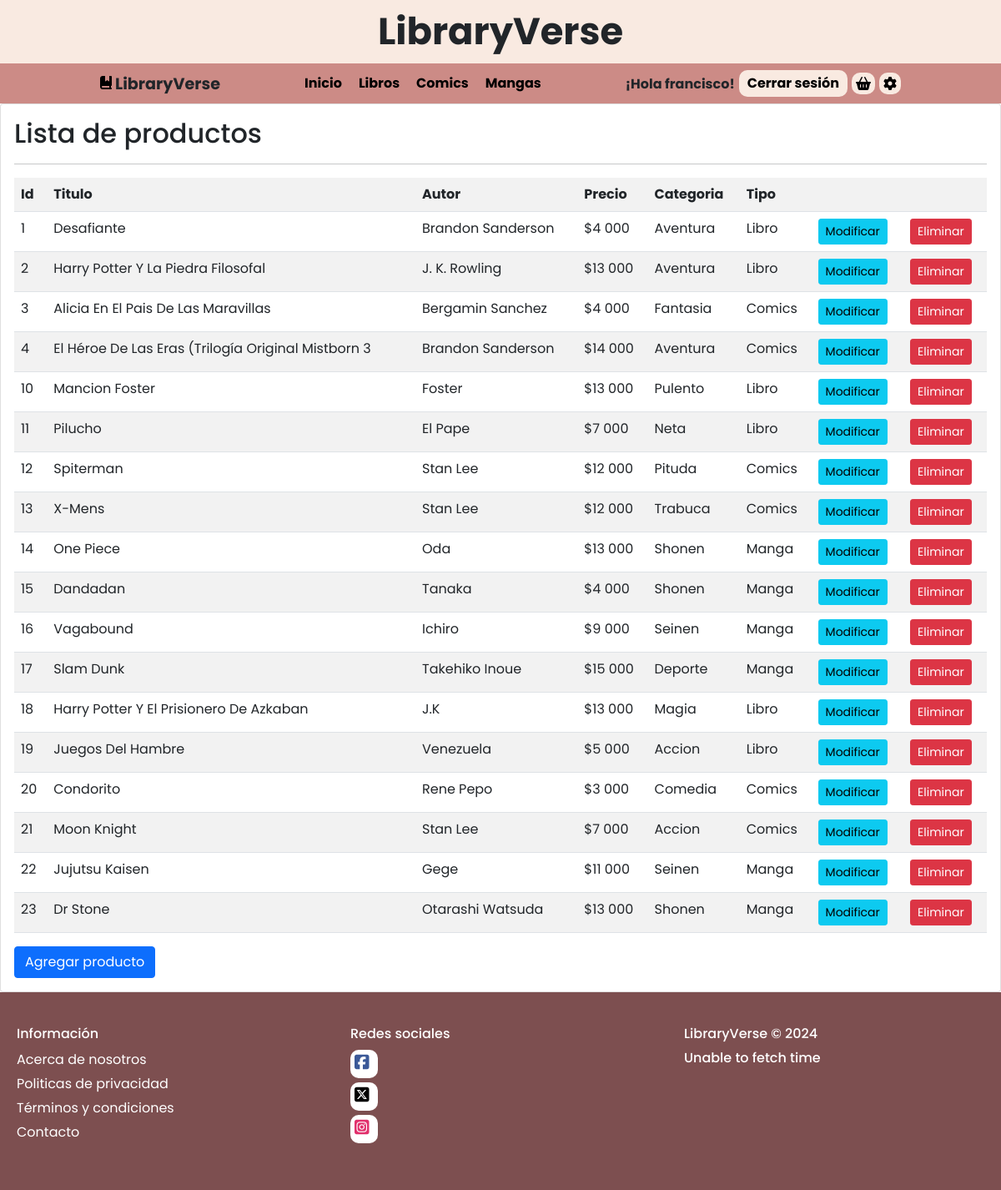
The app's page /adminList/ (signed in) with its own data.
### Library_app/models.py (models this page shows, shortened)
class Producto(models.Model):
    titulo = models.CharField(max_length=50)
    autor = models.CharField(max_length=50)
    portada = models.ImageField(upload_to="productos", null=True)
    precio = models.IntegerField(default=precio_random)
    categoria = models.CharField(max_length=60)
    tipolibro= models.ForeignKey(TipoLibro, on_delete=models.PROTECT)

class TipoLibro(models.Model):
    tipo = models.CharField(max_length=50)
    def __str__(self):
        return self.tipo

### Library_app/views.py (the view)
# urls.py: path('adminList/', adminList, name="adminList"),
@permission_required('Library_app.view_producto')
def adminList(request):
        productos = Producto.objects.all()
        data = {
                'productos': productos
        }
        return render(request, 'app/adminList.html', data)

### Library_app/templates/app/adminList.html
{% extends 'app/base.html' %}
{% block contenedor %}
{% load humanize %}
<div class="card">
    <div class="card-body">
        <h2>Lista de productos</h2>
        <hr>
        <table class="table table-striped table-hover table-responsive-sm">
            <tr>
                <th>Id</th>
                <th>Titulo</th>
                <th>Autor</th>
                <th>Precio</th>
                <th>Categoria</th>
                <th>Tipo</th>
                <th></th>
                <th></th>
            </tr>
            {% for p in productos %}
            <tr>
                <td>{{p.id}}</td>
                <td>{{ p.titulo | title }}</td>
                <td>{{ p.autor | title }}</td>
                <td>${{ p.precio | intcomma }}</td>
                <td>{{ p.categoria | title }}</td>
                <td>{{ p.tipolibro | title }}</td>
                <td><a href="{% url 'adminUp' p.id %}" class="btn btn-info btn-sm">Modificar</a></td>
                <td><a href="{% url 'adminDelete' p.id %}" class="btn btn-danger btn-sm">Eliminar</a></td>
            </tr>
            {% endfor %}
        </table>
        <a href="{% url 'adminAdd' %}" class="btn btn-primary">Agregar producto</a>
    </div>
</div>
{% endblock %}

### Library_app/templates/app/base.html (shortened to what this page needs)
<!DOCTYPE html>
<html lang="en">
<head>
    <link rel="stylesheet" href="https://cdnjs.cloudflare.com/ajax/libs/font-awesome/6.5.2/css/all.min.css">
    {% load static %}
    <link href="https://cdn.jsdelivr.net/npm/bootstrap@5.0.2/dist/css/bootstrap.min.css" rel="stylesheet">
    <link rel="stylesheet" href="{% static 'app/css/style.css' %}">
</head>
<body>
    <header>
        <h1>LibraryVerse</h1>
    </header>
    <nav>
        <div class="container-logo">
            <a class="active" href="#"><i class="fa-solid fa-book-bookmark"></i></a>
            <h3>LibraryVerse</h3>
        </div>
        <ul class="container-category">
            <li><a href="{% url 'index' %}">Inicio</a></li>
            <li><a href="{% url 'libros' %}">Libros</a></li>
            <li><a href="{% url 'comics' %}">Comics</a></li>
            <li><a href="{% url 'mangas' %}">Mangas</a></li>
        </ul>
        <div class="container-link">
            {% if user.is_authenticated %}
                <h5>¡Hola {{user.username}}!</h5>
                <form action="{% url 'logout' %}" method="post">
                    <button type="submit">Cerrar sesión</button>
                </form>
            {% endif %}
            <a href="{% url 'cart' %}"><i class="fa-solid fa-basket-shopping"></i></a>
            {% if perms.Library_app.add_producto %}
                <a href="{% url 'adminList' %}"><i class="fa-solid fa-gear"></i></a>
            {% endif %}
        </div>
    </nav>
    {% block contenedor %}
    {% endblock %}
    <footer>
        <div class="footer-container">
            <div class="footer-column">
                <div class="footer-info">
                    <h5>Información</h5>
                    <ul>
                        <li><a href="#">Acerca de nosotros</a></li>
                        <li><a href="#">Politicas de privacidad</a></li>
                        <li><a href="#">Términos y condiciones</a></li>
                        <li><a href="#">Contacto</a></li>
                    </ul>
                </div>
            </div>
            <div class="footer-column">
                <div class="footer-social">
                    <h5>Redes sociales</h5>
                    <ul>
                        <li><a class="facebook" href="#"><i class="fa-brands fa-square-facebook"></i></a></li>
                        <li><a class="twitter" href="#"><i class="fa-brands fa-square-x-twitter"></i></a></li>
                        <li><a class="instagram" href="#"><i class="fa-brands fa-square-instagram"></i></a></li>
                    </ul>
                </div>
            </div>
            <div class="footer-column">
                <div class="footer-copyright">
                    <h5>LibraryVerse &copy; 2024</h5>
                    <h5 id="current-time">Loading time...</h5>
                </div>
            </div>
        </div>
    </footer>
</body>
</html>

### Library_app/static/app/css/style.css (style rules this page uses)
* { margin: 0; padding: 0; box-sizing: border-box; font-family: 'Poppins', sans-serif; scroll-behavior: smooth; }
:root { --Arrowhead_white: #F9EAEB; --Spanish_pink: #F7BFBE; --Enticing_red: #B74EAF; --Kabuki: #A73A3E; --Olive_brown: #645403; --Deep_seaweed: #37412A; --White: #FFFFFF; --Hei_se_black: #000000; --one: #CC8B86; --two: #F9EAE1; --three: #7D4F50; --four: #D1BE9C; --five: #AA998F; --black: #000000; --white: #FFFFFF; }
nav { background-color: var(--one); position: sticky; top: 0; display: flex; padding: 0.5rem 7.5rem; justify-content: space-between; align-items: center; flex-wrap: wrap; z-index: 1000; }
.container-logo { display: flex; align-items: center; }
.container-logo a i { padding-right: 2px; color: var(--black); }
.container-logo h3 { padding-left: 2px; font-size: 1.2rem; font-weight: bold; margin: 0; }
.container-category { display: flex; gap: 20px; align-items: center; margin: 0; padding: 0; }
.container-category li { list-style: none; margin: 0; padding: 0; }
.container-category li a { text-decoration: none; font-weight: bold; color: var(--black); display: flex; align-items: center; }
.container-link { display: flex; gap: 5px; align-items: center; }
.container-link h5 { font-weight: bold; margin: 0; }
.container-link form button { border-radius: 10px; padding: 4px 10px; border: none; background-color: var(--two); cursor: pointer; font-weight: bold; }
.container-link a i { border-radius: 10px; padding: 5px; border: none; background-color: var(--two); cursor: pointer; font-weight: bold; color: var(--black); }
footer { background-color: var(--three); color: #fff; padding: 20px 0; font-family: 'Poppins', sans-serif; }
.footer-container { display: flex; flex-wrap: wrap; justify-content: space-around; align-items: flex-start; }
.footer-column { flex: 1 1 300px; margin: 10px; }
.footer-info, .footer-social, .footer-copyright { padding: 10px; }
h5 { font-size: 16px; margin-bottom: 10px; }
ul { list-style-type: none; padding: 0; }
ul li { margin-bottom: 5px; }
a { color: #fff; text-decoration: none; }
.footer-social ul li a { display: inline-block; padding: 5px; border-radius: 10px; background-color: #fff; }
.facebook { color: #3b5998; }
.twitter { color: #000000; }
.instagram { color: #e1306c; }
.fa-brands { font-size: 20px; margin-right: 5px; }
header { background-color: var(--two); text-align: center; padding: 0.2rem; }
header h1 { font-size: 2.8rem; margin: 0.5rem; font-weight: bold; }
html, body { height: 100%; }
body { display: flex; flex-direction: column; }

### records on screen
Producto: id "1", titulo "Desafiante", autor "Brandon Sanderson", precio "4 000", categoria "Aventura", tipolibro "Libro"
Producto: id "2", titulo "Harry Potter Y La Piedra Filosofal", autor "J. K. Rowling", precio "13 000", categoria "Aventura", tipolibro "Libro"
Producto: id "3", titulo "Alicia En El Pais De Las Maravillas", autor "Bergamin Sanchez", precio "4 000", categoria "Fantasia", tipolibro "Comics"
Producto: id "4", titulo "El Héroe De Las Eras (Trilogía Original Mistborn 3", autor "Brandon Sanderson", precio "14 000", categoria "Aventura", tipolibro "Comics"
Producto: id "10", titulo "Mancion Foster", autor "Foster", precio "13 000", categoria "Pulento", tipolibro "Libro"
Producto: id "11", titulo "Pilucho", autor "El Pape", precio "7 000", categoria "Neta", tipolibro "Libro"
Producto: id "12", titulo "Spiterman", autor "Stan Lee", precio "12 000", categoria "Pituda", tipolibro "Comics"
Producto: id "13", titulo "X-Mens", autor "Stan Lee", precio "12 000", categoria "Trabuca", tipolibro "Comics"
Producto: id "14", titulo "One Piece", autor "Oda", precio "13 000", categoria "Shonen", tipolibro "Manga"
Producto: id "15", titulo "Dandadan", autor "Tanaka", precio "4 000", categoria "Shonen", tipolibro "Manga"
Producto: id "16", titulo "Vagabound", autor "Ichiro", precio "9 000", categoria "Seinen", tipolibro "Manga"
Producto: id "17", titulo "Slam Dunk", autor "Takehiko Inoue", precio "15 000", categoria "Deporte", tipolibro "Manga"
Producto: id "18", titulo "Harry Potter Y El Prisionero De Azkaban", autor "J.K", precio "13 000", categoria "Magia", tipolibro "Libro"
Producto: id "19", titulo "Juegos Del Hambre", autor "Venezuela", precio "5 000", categoria "Accion", tipolibro "Libro"
Producto: id "20", titulo "Condorito", autor "Rene Pepo", precio "3 000", categoria "Comedia", tipolibro "Comics"
Producto: id "21", titulo "Moon Knight", autor "Stan Lee", precio "7 000", categoria "Accion", tipolibro "Comics"
Producto: id "22", titulo "Jujutsu Kaisen", autor "Gege", precio "11 000", categoria "Seinen", tipolibro "Manga"
Producto: id "23", titulo "Dr Stone", autor "Otarashi Watsuda", precio "13 000", categoria "Shonen", tipolibro "Manga"

### other values on screen
{{ user.username }} "francisco"
